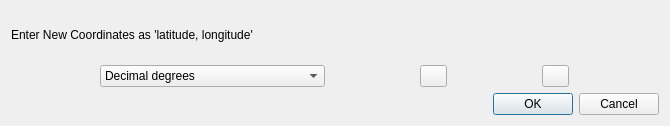
<?xml version="1.0" encoding="UTF-8"?>
<ui version="4.0">
 <class>PointFeature</class>
 <widget class="QDialog" name="PointFeature">
  <property name="geometry">
   <rect>
    <x>0</x>
    <y>0</y>
    <width>670</width>
    <height>126</height>
   </rect>
  </property>
  <property name="windowTitle">
   <string>Point Feature</string>
  </property>
  <layout class="QVBoxLayout" name="verticalLayout">
   <item>
    <widget class="QLabel" name="label">
     <property name="text">
      <string>Enter New Coordinates as 'latitude, longitude'</string>
     </property>
    </widget>
   </item>
   <item>
    <layout class="QHBoxLayout" name="horizontalLayout">
     <item>
      <widget class="QComboBox" name="comboBox">
       <property name="sizePolicy">
        <sizepolicy hsizetype="Preferred" vsizetype="Fixed">
         <horstretch>0</horstretch>
         <verstretch>0</verstretch>
        </sizepolicy>
       </property>
       <property name="maximumSize">
        <size>
         <width>225</width>
         <height>25</height>
        </size>
       </property>
       <item>
        <property name="text">
         <string>Decimal degrees</string>
        </property>
       </item>
       <item>
        <property name="text">
         <string>Degrees, minutes</string>
        </property>
       </item>
       <item>
        <property name="text">
         <string>Degrees, minutes, seconds</string>
        </property>
       </item>
      </widget>
     </item>
     <item>
      <layout class="QVBoxLayout" name="coordinates_vboxlayout">
       <item>
        <layout class="QHBoxLayout" name="latitude_layout"/>
       </item>
       <item>
        <layout class="QHBoxLayout" name="longitude_layout"/>
       </item>
      </layout>
     </item>
     <item>
      <widget class="QPushButton" name="getCoordinatesButton">
       <property name="maximumSize">
        <size>
         <width>27</width>
         <height>16777215</height>
        </size>
       </property>
       <property name="text">
        <string/>
       </property>
      </widget>
     </item>
     <item>
      <widget class="QPushButton" name="copy_to_clipboardButton">
       <property name="maximumSize">
        <size>
         <width>27</width>
         <height>16777215</height>
        </size>
       </property>
       <property name="text">
        <string/>
       </property>
      </widget>
     </item>
    </layout>
   </item>
   <item>
    <widget class="QDialogButtonBox" name="buttonBox">
     <property name="orientation">
      <enum>Qt::Horizontal</enum>
     </property>
     <property name="standardButtons">
      <set>QDialogButtonBox::Cancel|QDialogButtonBox::Ok</set>
     </property>
    </widget>
   </item>
  </layout>
 </widget>
 <resources/>
 <connections>
  <connection>
   <sender>buttonBox</sender>
   <signal>accepted()</signal>
   <receiver>PointFeature</receiver>
   <slot>accept()</slot>
   <hints>
    <hint type="sourcelabel">
     <x>248</x>
     <y>254</y>
    </hint>
    <hint type="destinationlabel">
     <x>157</x>
     <y>274</y>
    </hint>
   </hints>
  </connection>
  <connection>
   <sender>buttonBox</sender>
   <signal>rejected()</signal>
   <receiver>PointFeature</receiver>
   <slot>reject()</slot>
   <hints>
    <hint type="sourcelabel">
     <x>316</x>
     <y>260</y>
    </hint>
    <hint type="destinationlabel">
     <x>286</x>
     <y>274</y>
    </hint>
   </hints>
  </connection>
 </connections>
</ui>
